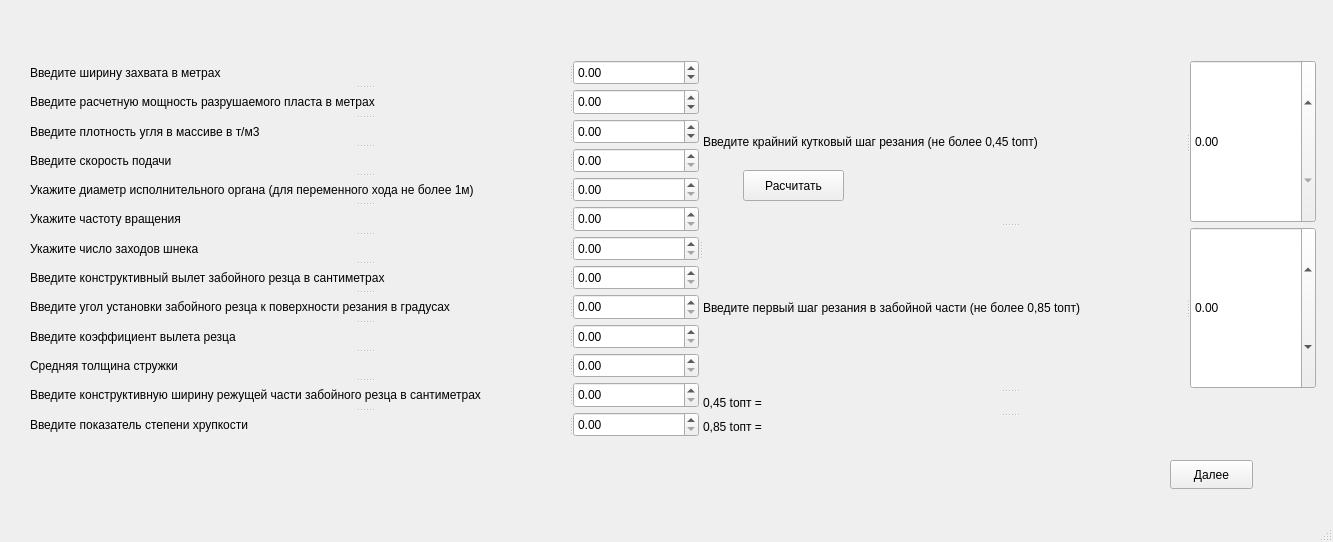
<?xml version="1.0" encoding="UTF-8"?>
<ui version="4.0">
 <class>MainWindow</class>
 <widget class="QMainWindow" name="MainWindow">
  <property name="geometry">
   <rect>
    <x>0</x>
    <y>0</y>
    <width>1333</width>
    <height>542</height>
   </rect>
  </property>
  <property name="minimumSize">
   <size>
    <width>700</width>
    <height>350</height>
   </size>
  </property>
  <property name="windowTitle">
   <string/>
  </property>
  <widget class="QWidget" name="centralwidget">
   <widget class="QPushButton" name="pushButton">
    <property name="geometry">
     <rect>
      <x>1170</x>
      <y>460</y>
      <width>83</width>
      <height>29</height>
     </rect>
    </property>
    <property name="text">
     <string>Далее</string>
    </property>
   </widget>
   <widget class="QLabel" name="label_1">
    <property name="geometry">
     <rect>
      <x>10</x>
      <y>10</y>
      <width>1181</width>
      <height>71</height>
     </rect>
    </property>
    <property name="styleSheet">
     <string notr="true">
color: rgb(255, 0, 0);
font-size: 24px;
</string>
    </property>
    <property name="text">
     <string/>
    </property>
    <property name="textFormat">
     <enum>Qt::PlainText</enum>
    </property>
   </widget>
   <widget class="QPushButton" name="pushButton_2">
    <property name="geometry">
     <rect>
      <x>743</x>
      <y>170</y>
      <width>101</width>
      <height>31</height>
     </rect>
    </property>
    <property name="text">
     <string>Расчитать</string>
    </property>
   </widget>
   <widget class="QSplitter" name="splitter_22">
    <property name="geometry">
     <rect>
      <x>30</x>
      <y>60</y>
      <width>1286</width>
      <height>377</height>
     </rect>
    </property>
    <property name="orientation">
     <enum>Qt::Horizontal</enum>
    </property>
    <widget class="QSplitter" name="splitter_13">
     <property name="styleSheet">
      <string notr="true"/>
     </property>
     <property name="orientation">
      <enum>Qt::Vertical</enum>
     </property>
     <widget class="QSplitter" name="splitter_8">
      <property name="maximumSize">
       <size>
        <width>16777215</width>
        <height>233</height>
       </size>
      </property>
      <property name="orientation">
       <enum>Qt::Vertical</enum>
      </property>
      <widget class="QSplitter" name="splitter">
       <property name="orientation">
        <enum>Qt::Horizontal</enum>
       </property>
       <widget class="QLabel" name="label">
        <property name="text">
         <string>Введите ширину захвата в метрах</string>
        </property>
       </widget>
       <widget class="QDoubleSpinBox" name="doubleSpinBox">
        <property name="minimumSize">
         <size>
          <width>126</width>
          <height>0</height>
         </size>
        </property>
        <property name="maximumSize">
         <size>
          <width>126</width>
          <height>16777215</height>
         </size>
        </property>
        <property name="minimum">
         <double>-9999999999999999635896294965248.000000000000000</double>
        </property>
       </widget>
      </widget>
      <widget class="QSplitter" name="splitter_2">
       <property name="orientation">
        <enum>Qt::Horizontal</enum>
       </property>
       <widget class="QLabel" name="label_2">
        <property name="text">
         <string>Введите расчетную мощность разрушаемого пласта в метрах</string>
        </property>
       </widget>
       <widget class="QDoubleSpinBox" name="doubleSpinBox_2">
        <property name="minimumSize">
         <size>
          <width>126</width>
          <height>0</height>
         </size>
        </property>
        <property name="maximumSize">
         <size>
          <width>126</width>
          <height>16777215</height>
         </size>
        </property>
        <property name="minimum">
         <double>-9999999999999999635896294965248.000000000000000</double>
        </property>
       </widget>
      </widget>
      <widget class="QSplitter" name="splitter_3">
       <property name="orientation">
        <enum>Qt::Horizontal</enum>
       </property>
       <widget class="QLabel" name="label_3">
        <property name="text">
         <string>Введите плотность угля в массиве в т/м3</string>
        </property>
       </widget>
       <widget class="QDoubleSpinBox" name="doubleSpinBox_3">
        <property name="minimumSize">
         <size>
          <width>126</width>
          <height>0</height>
         </size>
        </property>
        <property name="maximumSize">
         <size>
          <width>126</width>
          <height>16777215</height>
         </size>
        </property>
        <property name="minimum">
         <double>-9999999999999999635896294965248.000000000000000</double>
        </property>
       </widget>
      </widget>
      <widget class="QSplitter" name="splitter_5">
       <property name="orientation">
        <enum>Qt::Horizontal</enum>
       </property>
       <widget class="QLabel" name="label_5">
        <property name="text">
         <string>Введите скорость подачи</string>
        </property>
       </widget>
       <widget class="QDoubleSpinBox" name="doubleSpinBox_5">
        <property name="minimumSize">
         <size>
          <width>126</width>
          <height>0</height>
         </size>
        </property>
        <property name="maximumSize">
         <size>
          <width>126</width>
          <height>16777215</height>
         </size>
        </property>
       </widget>
      </widget>
      <widget class="QSplitter" name="splitter_4">
       <property name="orientation">
        <enum>Qt::Horizontal</enum>
       </property>
       <widget class="QLabel" name="label_4">
        <property name="text">
         <string>Укажите диаметр исполнительного органа (для переменного хода не более 1м)</string>
        </property>
       </widget>
       <widget class="QDoubleSpinBox" name="doubleSpinBox_4">
        <property name="minimumSize">
         <size>
          <width>126</width>
          <height>0</height>
         </size>
        </property>
        <property name="maximumSize">
         <size>
          <width>126</width>
          <height>16777215</height>
         </size>
        </property>
       </widget>
      </widget>
      <widget class="QSplitter" name="splitter_6">
       <property name="orientation">
        <enum>Qt::Horizontal</enum>
       </property>
       <widget class="QLabel" name="label_6">
        <property name="text">
         <string>Укажите частоту вращения</string>
        </property>
       </widget>
       <widget class="QDoubleSpinBox" name="doubleSpinBox_6">
        <property name="minimumSize">
         <size>
          <width>126</width>
          <height>0</height>
         </size>
        </property>
        <property name="maximumSize">
         <size>
          <width>126</width>
          <height>16777215</height>
         </size>
        </property>
       </widget>
      </widget>
      <widget class="QSplitter" name="splitter_7">
       <property name="orientation">
        <enum>Qt::Horizontal</enum>
       </property>
       <widget class="QLabel" name="label_7">
        <property name="text">
         <string>Укажите число заходов шнека</string>
        </property>
       </widget>
       <widget class="QDoubleSpinBox" name="doubleSpinBox_7">
        <property name="minimumSize">
         <size>
          <width>126</width>
          <height>0</height>
         </size>
        </property>
        <property name="maximumSize">
         <size>
          <width>126</width>
          <height>16777215</height>
         </size>
        </property>
       </widget>
      </widget>
     </widget>
     <widget class="QSplitter" name="splitter_9">
      <property name="maximumSize">
       <size>
        <width>16777215</width>
        <height>199</height>
       </size>
      </property>
      <property name="orientation">
       <enum>Qt::Vertical</enum>
      </property>
      <widget class="QSplitter" name="splitter_10">
       <property name="orientation">
        <enum>Qt::Horizontal</enum>
       </property>
       <widget class="QLabel" name="label_9">
        <property name="text">
         <string>Введите конструктивный вылет забойного резца в сантиметрах</string>
        </property>
       </widget>
       <widget class="QDoubleSpinBox" name="doubleSpinBox_9">
        <property name="minimumSize">
         <size>
          <width>126</width>
          <height>0</height>
         </size>
        </property>
        <property name="maximumSize">
         <size>
          <width>126</width>
          <height>16777215</height>
         </size>
        </property>
       </widget>
      </widget>
      <widget class="QSplitter" name="splitter_11">
       <property name="orientation">
        <enum>Qt::Horizontal</enum>
       </property>
       <widget class="QLabel" name="label_10">
        <property name="text">
         <string>Введите угол установки забойного резца к поверхности резания в градусах</string>
        </property>
       </widget>
       <widget class="QDoubleSpinBox" name="doubleSpinBox_10">
        <property name="minimumSize">
         <size>
          <width>126</width>
          <height>0</height>
         </size>
        </property>
        <property name="maximumSize">
         <size>
          <width>126</width>
          <height>16777215</height>
         </size>
        </property>
       </widget>
      </widget>
      <widget class="QSplitter" name="splitter_12">
       <property name="orientation">
        <enum>Qt::Horizontal</enum>
       </property>
       <widget class="QLabel" name="label_11">
        <property name="text">
         <string>Введите коэффициент вылета резца</string>
        </property>
       </widget>
       <widget class="QDoubleSpinBox" name="doubleSpinBox_11">
        <property name="minimumSize">
         <size>
          <width>126</width>
          <height>0</height>
         </size>
        </property>
        <property name="maximumSize">
         <size>
          <width>126</width>
          <height>16777215</height>
         </size>
        </property>
       </widget>
      </widget>
      <widget class="QSplitter" name="splitter_14">
       <property name="orientation">
        <enum>Qt::Horizontal</enum>
       </property>
       <widget class="QLabel" name="label_13">
        <property name="text">
         <string>Средняя толщина стружки</string>
        </property>
       </widget>
       <widget class="QDoubleSpinBox" name="doubleSpinBox_13">
        <property name="minimumSize">
         <size>
          <width>126</width>
          <height>0</height>
         </size>
        </property>
        <property name="maximumSize">
         <size>
          <width>126</width>
          <height>16777215</height>
         </size>
        </property>
       </widget>
      </widget>
      <widget class="QSplitter" name="splitter_15">
       <property name="orientation">
        <enum>Qt::Horizontal</enum>
       </property>
       <widget class="QLabel" name="label_14">
        <property name="text">
         <string>Введите конструктивную ширину режущей части забойного резца в сантиметрах</string>
        </property>
       </widget>
       <widget class="QDoubleSpinBox" name="doubleSpinBox_14">
        <property name="minimumSize">
         <size>
          <width>126</width>
          <height>0</height>
         </size>
        </property>
        <property name="maximumSize">
         <size>
          <width>126</width>
          <height>16777215</height>
         </size>
        </property>
       </widget>
      </widget>
      <widget class="QSplitter" name="splitter_16">
       <property name="orientation">
        <enum>Qt::Horizontal</enum>
       </property>
       <widget class="QLabel" name="label_15">
        <property name="text">
         <string>Введите показатель степени хрупкости</string>
        </property>
       </widget>
       <widget class="QDoubleSpinBox" name="doubleSpinBox_15">
        <property name="minimumSize">
         <size>
          <width>126</width>
          <height>0</height>
         </size>
        </property>
        <property name="maximumSize">
         <size>
          <width>126</width>
          <height>16777215</height>
         </size>
        </property>
       </widget>
      </widget>
     </widget>
    </widget>
    <widget class="QSplitter" name="splitter_21">
     <property name="maximumSize">
      <size>
       <width>16777215</width>
       <height>113</height>
      </size>
     </property>
     <property name="styleSheet">
      <string notr="true"/>
     </property>
     <property name="orientation">
      <enum>Qt::Vertical</enum>
     </property>
     <widget class="QSplitter" name="splitter_17">
      <property name="orientation">
       <enum>Qt::Vertical</enum>
      </property>
      <widget class="QSplitter" name="splitter_18">
       <property name="orientation">
        <enum>Qt::Horizontal</enum>
       </property>
       <widget class="QLabel" name="label_16">
        <property name="text">
         <string>Введите крайний кутковый шаг резания (не более 0,45 tопт)</string>
        </property>
       </widget>
       <widget class="QDoubleSpinBox" name="doubleSpinBox_16">
        <property name="minimumSize">
         <size>
          <width>126</width>
          <height>0</height>
         </size>
        </property>
        <property name="maximumSize">
         <size>
          <width>126</width>
          <height>16777215</height>
         </size>
        </property>
       </widget>
      </widget>
      <widget class="QSplitter" name="splitter_19">
       <property name="orientation">
        <enum>Qt::Horizontal</enum>
       </property>
       <widget class="QLabel" name="label_17">
        <property name="text">
         <string>Введите первый шаг резания в забойной части (не более 0,85 tопт)</string>
        </property>
       </widget>
       <widget class="QDoubleSpinBox" name="doubleSpinBox_17">
        <property name="minimumSize">
         <size>
          <width>126</width>
          <height>0</height>
         </size>
        </property>
        <property name="maximumSize">
         <size>
          <width>126</width>
          <height>16777215</height>
         </size>
        </property>
        <property name="minimum">
         <double>-1000000000000000044885712678075916785549312.000000000000000</double>
        </property>
        <property name="maximum">
         <double>10000000000000000303786028427003666890752.000000000000000</double>
        </property>
       </widget>
      </widget>
     </widget>
     <widget class="QSplitter" name="splitter_20">
      <property name="maximumSize">
       <size>
        <width>16777215</width>
        <height>45</height>
       </size>
      </property>
      <property name="orientation">
       <enum>Qt::Vertical</enum>
      </property>
      <widget class="QLabel" name="label_12">
       <property name="maximumSize">
        <size>
         <width>16777215</width>
         <height>20</height>
        </size>
       </property>
       <property name="text">
        <string>0,45 tопт = </string>
       </property>
      </widget>
      <widget class="QLabel" name="label_18">
       <property name="maximumSize">
        <size>
         <width>16777215</width>
         <height>20</height>
        </size>
       </property>
       <property name="text">
        <string>0,85 tопт = </string>
       </property>
      </widget>
     </widget>
    </widget>
   </widget>
  </widget>
  <widget class="QMenuBar" name="menubar">
   <property name="geometry">
    <rect>
     <x>0</x>
     <y>0</y>
     <width>1333</width>
     <height>25</height>
    </rect>
   </property>
  </widget>
  <widget class="QStatusBar" name="statusbar"/>
  <action name="action">
   <property name="text">
    <string>Сохранить расчёты</string>
   </property>
  </action>
 </widget>
 <resources/>
 <connections/>
</ui>
